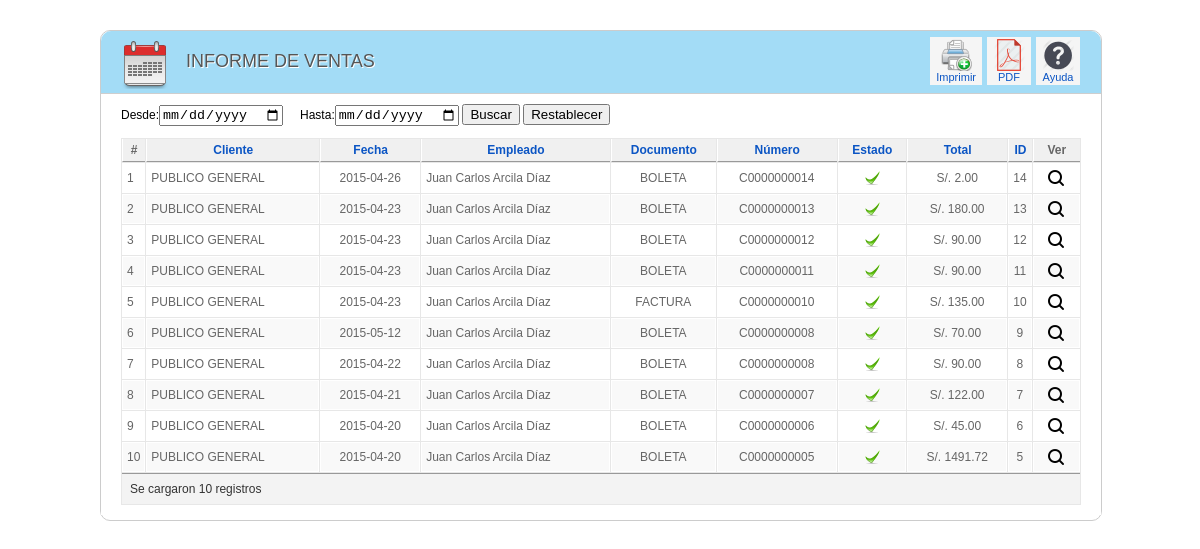
The app's page /reportes/reporte_ventas/1_rpt_ventaporfecha.php (signed in) with its own data.
### tables this page shows
CREATE TABLE IF NOT EXISTS `venta` (
  `IdVenta` int(11) NOT NULL AUTO_INCREMENT,
  `IdTipoDocumento` int(11) NOT NULL,
  `IdCliente` int(11) NOT NULL,
  `IdEmpleado` int(11) NOT NULL,
  `Serie` varchar(5) DEFAULT NULL,
  `Numero` varchar(20) DEFAULT NULL,
  `Fecha` date NOT NULL,
  `TotalVenta` decimal(8,2) NOT NULL,
  `Igv` decimal(8,2) NOT NULL,
  `TotalPagar` decimal(8,2) NOT NULL,
  `Estado` varchar(30) NOT NULL,
  PRIMARY KEY (`IdVenta`),
  KEY `fk_Venta_TipoDocumento1_idx` (`IdTipoDocumento`),
  KEY `fk_Venta_Cliente1_idx` (`IdCliente`),
  KEY `fk_Venta_Empleado1_idx` (`IdEmpleado`)
);

CREATE TABLE IF NOT EXISTS `cliente` (
  `IdCliente` int(11) NOT NULL AUTO_INCREMENT,
  `Nombre` varchar(100) NOT NULL,
  `Ruc` varchar(11) DEFAULT NULL,
  `Dni` varchar(8) DEFAULT NULL,
  `Direccion` varchar(50) DEFAULT NULL,
  `Telefono` varchar(15) DEFAULT NULL,
  `Obsv` text,
  `Usuario` varchar(30) DEFAULT NULL,
  `Contrasena` varchar(10) DEFAULT NULL,
  PRIMARY KEY (`IdCliente`)
);

CREATE TABLE IF NOT EXISTS `tipodocumento` (
  `IdTipoDocumento` int(11) NOT NULL AUTO_INCREMENT,
  `Descripcion` varchar(80) NOT NULL,
  PRIMARY KEY (`IdTipoDocumento`)
);

### clases/clsVenta.php (called while the page is built, shortened)
<?php
@include_once("clsConexion.php");
class clsVenta{
function consultarVentaPorFecha($criterio,$fechaini,$fechafin,$tipodoc){
   $con = new clsConexion;
   if($con->conectarse()==true){
     $query = "CALL SP_S_VentaPorFecha('$criterio','$fechaini','$fechafin','$tipodoc')";
	 $result = @mysql_query($query);
	 if (!$result)
	   return false;
	 else
	   return $result;
   }
}
}
?>

### clases/clsConexion.php (called while the page is built, shortened)
<?php
class clsConexion{
	 function conectarse() {
		   return true;
	 }
}
?>

### reportes/reporte_ventas/1_rpt_ventaporfecha.php (the view, shortened to what this page needs)
<html>
<head>
<link href="../../css/general.css" rel="stylesheet" type="text/css">
<link href="../../css/Imagenes.css" rel="stylesheet" type="text/css">
<link href="../../css/paginator.css" rel="stylesheet" type="text/css">
</head>
<body>
<?php
    if(isset($_SESSION["usuario"])){
?>
<div class="wrapper">
<div class="block">
    <div class="block_head">
    	<div class="imagen_head"><img src="../../img/header/rpt_venta_fecha.png" width="48" height="48"></div>
    	<div class="titulo_head">INFORME DE VENTAS</div>
        <div class="toolbar" id="toolbar">
            <table class="toolbar">
            	<tbody>
                	<tr>
                     <td>
                      <button type="submit" class="button" onClick="enviarPrinter();">
                   <span class="Imprimir" title="Imprimir">
                        </span>
                        Imprimir
          			</button>
                    </td>
                    <td>
<button type="submit" class="button" onClick="enviarPDF();">
                   <span style="background-image:url(../../img/Iconfinder/PDF2.png);" title="Convertir a PDF">
                        </span>
                        PDF
          			</button>
                    </td>
                    <td>
                        <a href="#" class="toolbar">
                        <span class="Ayuda" title="Ayuda">
                        </span>
                        Ayuda
                        </a>
                    </td>
                    </tr>
            	</tbody>
            </table>
        </div>
    </div>
    <div class="block_content">
<?php
include_once("../../clases/clsVenta.php");
$objVenta=new clsVenta;
$result=$objVenta->consultarVentaPorFecha('',$fechaini,$fechafin,'');
?>
<form name="datos" action="1_rpt_ventaporfecha.php" method="post">
Desde:<input type="date" name="txtFechaini">&nbsp;&nbsp;&nbsp;&nbsp;&nbsp;Hasta:<input type="date" name="txtFechafin">
<input name="buscar_dato" type="submit" value="Buscar">
<input name="restablecer" type="submit" value="Restablecer">
</form>
<table class="adminlist" cellspacing="1">
<thead>
<tr>
	<th>#</th>
	<th><a href="#">Cliente</a></th>
    <th><a href="#">Fecha</a></th>
    <th><a href="#">Empleado</a></th>
    <th><a href="#">Documento</a></th>
    <th><a href="#">Número</a></th>
    <th><a href="#">Estado</a></th>
    <th><a href="#">Total</a></th>
	<th><a href="#">ID</a></th>
    <th>Ver</th>
</tr>
</thead>
<tbody class="adminlist">
<?php
$c=0;
$i=0;
while($row=mysql_fetch_array($result)){
	$i=$i+1;
	if ($c==1){
	echo "<tr class='row1'>";
		$c=2;
	}else{
	    	echo "<tr class='row0'>";
		$c=1;
	}
	echo "<td width='10'>".$i."</td>";
	echo "<td>".$row['Cliente']."</td>";
	echo "<td align='center'>".$row['Fecha']."</td>";
	echo "<td>".$row['Empleado']."</td>";
	echo "<td align='center'>".$row['TipoDocumento']."</td>";
	echo "<td align='center'>".$row['Numero']."</td>";
	$estado=$row['Estado'];
	if($estado=="EMITIDO"){
	echo "<td align='center'><img src='../../img/header/emitido.png' title='Emitido'></td>";
	}else{
	echo "<td align='center'><img src='../../img/header/anulado.png' title='Anulado'></td>";
	}
	echo "<td align='center'>S/. ".$row['TotalPagar']."</td>";
	echo "<td width='1%' align='center'>".$row['IdVenta']."</td>";
	echo "<td width='5%' align='center'><a href=1_rpt_ventaporfecha_detalle.php?idventa=".$row["IdVenta"]." title='Ver Detalle'><img src='../../img/Iconfinder/search-16.png'></td>";
	echo "</tr>";
}
?>
</tbody>
		<tfoot>
			<tr>
				<td colspan="13">
				<div align="left" style="padding:4px 0px 4px 4px;"><?php echo "Se cargaron ".$i." registros" ?></div>
                </td>
			</tr>
		</tfoot>
</table>
    </div>
</div>
</div>
<?php
    } else {
        header("Location:../../index.php");
    }
?>
</body>
</html>

### css/general.css (style rules this page uses)
body { margin: 10px; padding: 0; background-image: url(../img/fondo.png); background-repeat: repeat; padding-bottom: 1px; font-size: 11px; }
body, td, th { font-family: Arial, Helvetica, sans-serif; font-size:12px; }
a:link { color: #0B55C4; text-decoration: none; }
table.adminlist { width: 100%; border-spacing: 1px; background-color: #e7e7e7; color: #666; font-size:12px; }
table.adminlist td, table.adminlist th { padding: 4px; }
table.adminlist thead th { text-align: center; background: #f0f0f0; color: #666; border-bottom: 1px solid #999; border-left: 1px solid #fff; }
table.adminlist tbody tr { background-color: #fff; text-align: left; }
table.adminlist tbody tr.row1 { background: #f9f9f9; border-top: 1px solid #fff; }
table.adminlist tbody tr td { height: 30px; background: #fff; border: 1px solid #fff; }
table.adminlist tbody tr.row1 td { background: #f9f9f9; border-top: 1px solid #FFF; }
table.adminlist tfoot tr { text-align: center; color: #333; }
table.adminlist tfoot td, table.adminlist tfoot th { background-color: #f3f3f3; border-top: 1px solid #999; text-align: center; }
.block { width:1000px; padding-bottom: 5px; margin-bottom: 25px; clear: both; border-radius: 10px; background-color:#fff; border: solid 1px #CCCCCC; }
.wrapper { width:1000px; margin:0 auto; padding-top: 20px; }
.block .block_content { overflow: hidden; background: #fff; width:960px; border-top: 1px solid #CECECE; padding: 10px 20px 10px; }
.block .block_head { height:62px; background-color: rgba(1, 159, 230, 0.36); -moz-border-radius: 10px 10px 0px 0px; -o-border-radius: 10px 10px 0px 0px; -webkit-border-radius: 10px 10px 0px 0px; -ms-border-radius: 10px 10px 0px 0px; overflow:visible; }
.block .titulo_head { height:25px; width:auto; float:left; font-family: "Titillium999", "Trebuchet MS", Arial, sans-serif; font-size: 18px; font-weight: normal; text-transform: uppercase; color: #555; text-shadow: 1px 1px 0 #fff; margin-left: 15px; padding-top:20px; }
.block .imagen_head { height:25px; width:50; float:left; margin-left: 20px; padding-top:10px; }
div.toolbar { float: right; text-align: right; padding: 0; margin-right: 20px; margin-top:5px; }
table.toolbar { border-collapse: collapse; padding: 0; margin: 0; }
table.toolbar td { padding: 1px 1px 1px 4px; text-align: center; color: #666; height: 48px; }
table.toolbar span { float: none; width: 32px; height: 32px; margin: 0 auto; display: block; }
table.toolbar a { display: block; float: left; background:#F5F5F5; white-space: nowrap; border: 1px solid #F5F5F5; padding: 1px 5px; cursor: pointer; font-size:11px; }
.button { display: block; float: left; white-space: nowrap; border: 1px solid #F5F5F5; padding: 1px 5px; cursor: pointer; font-family: Arial, Helvetica, sans-serif; font-size:11px; color: #0B55C4; text-align:center center; background:#F5F5F5; }

### css/Imagenes.css (style rules this page uses)
.Ayuda { background-image:url(../img/Iconfinder/help.png); }
.Imprimir { background-image:url(../img/Iconfinder/print-add2.png); }

### records on screen
venta: IdCliente.Nombre "PUBLICO GENERAL", Fecha "2015-04-26", Empleado "Juan Carlos Arcila Díaz", IdTipoDocumento.Descripcion "BOLETA", Numero "C0000000014", TotalPagar "2.00", IdVenta "14"
venta: IdCliente.Nombre "PUBLICO GENERAL", Fecha "2015-04-23", Empleado "Juan Carlos Arcila Díaz", IdTipoDocumento.Descripcion "BOLETA", Numero "C0000000013", TotalPagar "180.00", IdVenta "13"
venta: IdCliente.Nombre "PUBLICO GENERAL", Fecha "2015-04-23", Empleado "Juan Carlos Arcila Díaz", IdTipoDocumento.Descripcion "BOLETA", Numero "C0000000012", TotalPagar "90.00", IdVenta "12"
venta: IdCliente.Nombre "PUBLICO GENERAL", Fecha "2015-04-23", Empleado "Juan Carlos Arcila Díaz", IdTipoDocumento.Descripcion "BOLETA", Numero "C0000000011", TotalPagar "90.00", IdVenta "11"
venta: IdCliente.Nombre "PUBLICO GENERAL", Fecha "2015-04-23", Empleado "Juan Carlos Arcila Díaz", IdTipoDocumento.Descripcion "FACTURA", Numero "C0000000010", TotalPagar "135.00", IdVenta "10"
venta: IdCliente.Nombre "PUBLICO GENERAL", Fecha "2015-05-12", Empleado "Juan Carlos Arcila Díaz", IdTipoDocumento.Descripcion "BOLETA", Numero "C0000000008", TotalPagar "70.00", IdVenta "9"
venta: IdCliente.Nombre "PUBLICO GENERAL", Fecha "2015-04-22", Empleado "Juan Carlos Arcila Díaz", IdTipoDocumento.Descripcion "BOLETA", Numero "C0000000008", TotalPagar "90.00", IdVenta "8"
venta: IdCliente.Nombre "PUBLICO GENERAL", Fecha "2015-04-21", Empleado "Juan Carlos Arcila Díaz", IdTipoDocumento.Descripcion "BOLETA", Numero "C0000000007", TotalPagar "122.00", IdVenta "7"
venta: IdCliente.Nombre "PUBLICO GENERAL", Fecha "2015-04-20", Empleado "Juan Carlos Arcila Díaz", IdTipoDocumento.Descripcion "BOLETA", Numero "C0000000006", TotalPagar "45.00", IdVenta "6"
venta: IdCliente.Nombre "PUBLICO GENERAL", Fecha "2015-04-20", Empleado "Juan Carlos Arcila Díaz", IdTipoDocumento.Descripcion "BOLETA", Numero "C0000000005", TotalPagar "1491.72", IdVenta "5"

### other values on screen
$i "10"
